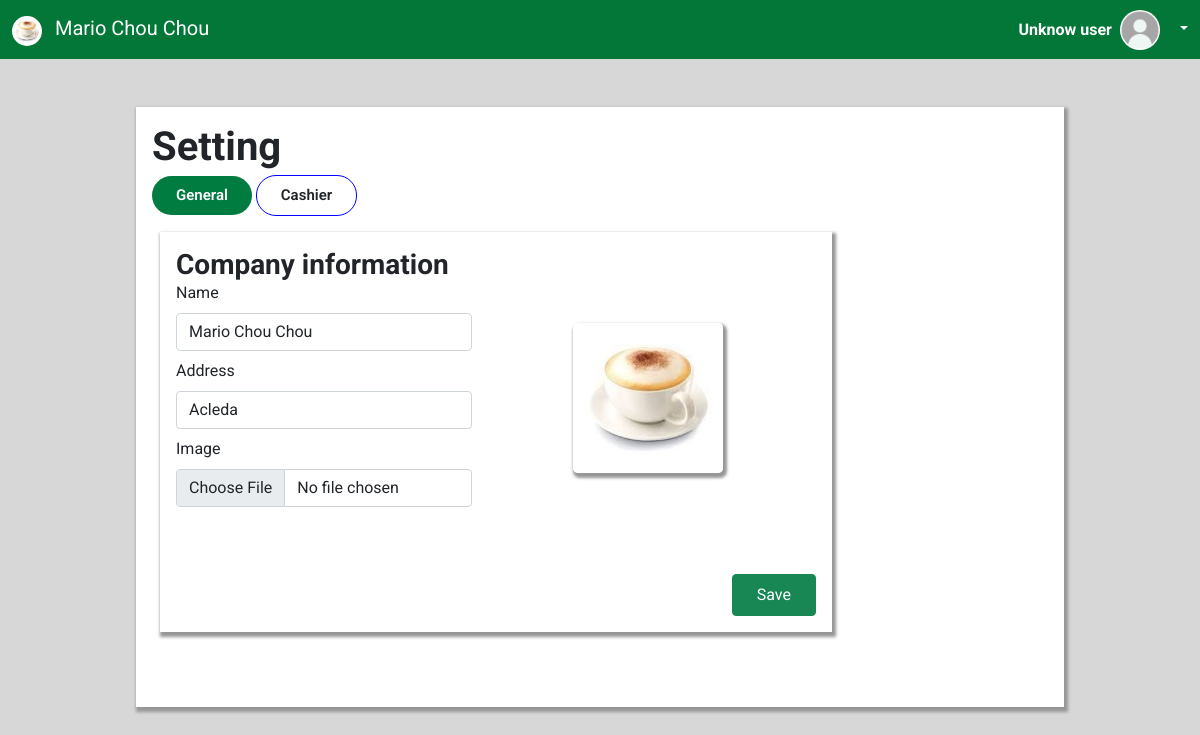
The page /setting-view/ on the database its author committed.
### pos_app/models.py (models this page shows, shortened)
class POSSetting(models.Model):
    name = models.CharField(max_length=255, default="My Company")
    address = models.CharField(max_length=255, default="Address Here")
    logo = models.ImageField(upload_to="company_logos/", null=True, blank=True)

### pos_app/views.py (the view)
# urls.py: path('setting-view/',views.setting_view, name='setting_view'),
def setting_view(request):
    settings, created = POSSetting.objects.get_or_create(id=1)  # Ensure only one setting exists
    context = {
        'company': settings
    }
    return render (request, 'pos_app/setting.html', context)

### pos_app/templates/pos_app/setting.html (shortened to what this page needs)
{% extends "pos_app/base.html" %}
{% block content %}
    <div class="container p-5">
        <div class="container px-3 p-3 shadow-new bg-white" style="min-height: 600px !important;">
            <header>
                <h1 class="fs-1 fw-bold">Setting</h1>
            </header>
            <div class="option my-1" id="nextto_gen">
                <button class="py-2 px-4 btn-custom custom_two_btn" id="setting_general_btn">General</button>
                <button class="py-2 px-4 btn-custom " id="setting_cashier_btn">Cashier</button>
            </div>
            <div id="settings-content">
                {% include 'pos_app/setting_general.html' %}
            </div>
        </div>
    </div>
{% endblock content %}

### pos_app/templates/pos_app/setting_general.html (shortened to what this page needs)
{% load static %}<div class="company_info shadow-new w-75 p-3 m-2 my-3 bg-white d-flex flex-column" style="height: 400px;">
    <h3 class="fw-bold fs-3">Company information</h3>
    <div class="d-flex justify-content-between">
        <form action="" method="post" enctype="multipart/form-data" class="row w-50">
            <div class="col-12">
                <label for="name" class="form-label">Name</label>
                <input id="com_name" class="form-control mb-2" type="text" name="" value="{{company.name}}">
            </div>
            <div class="col-12">
                <label for="address" class="form-label">Address</label>
                <input id="address" type="text" class="form-control mb-2" value="{{company.address}}" >
            </div>
            <div class="col-12">
                <label for="pic" class="form-label">Image</label>
                <input id="logo_com" type="file" class="form-control mb-2">
            </div>
        </form>
        <section class="m-2 w-50 d-flex justify-content-center align-items-center">
            {% if company.logo %}
                <img src="{{company.logo.url}}" alt="" width="150" height="200" class="shadow-new rounded-3">
            {% else %}
            <img src="{% static 'pos_app/images/coffee_logo.jpg' %}" alt="" width="150" height="200" class="shadow-new rounded-3">
            {% endif %}
        </section>
    </div>
    <section class="d-flex justify-content-end mt-auto">
        <button class="btn btn-success px-4 py-2" id="save">Save</button>
    </section>
</div>

### pos_app/static/pos_app/css/style.css (style rules this page uses)
.shadow-new { box-shadow: 2px 3px 3px 2px rgb(151, 151, 151) !important; }
input::placeholder { color: rgb(216, 216, 216) !important; }

### pos_app/templates/pos_app/base.html (style rules this page uses)
body, html { font-family: "Roboto", sans-serif; background-color: #D7D7D7 !important; }

### pos_app/templates/pos_app/setting.html (style rules this page uses)
.btn-custom { border-radius: 20px !important; border: 1.5px solid blue !important; font-size: 15px ; font-weight: 600; transition: all 0.3s ease-in-out !important; }
.custom_two_btn { border: none !important; background-color: #007C40; color: white !important; }

### rows shown on the page
POSSetting: name "Mario Chou Chou", address "Acleda", logo (picture)
